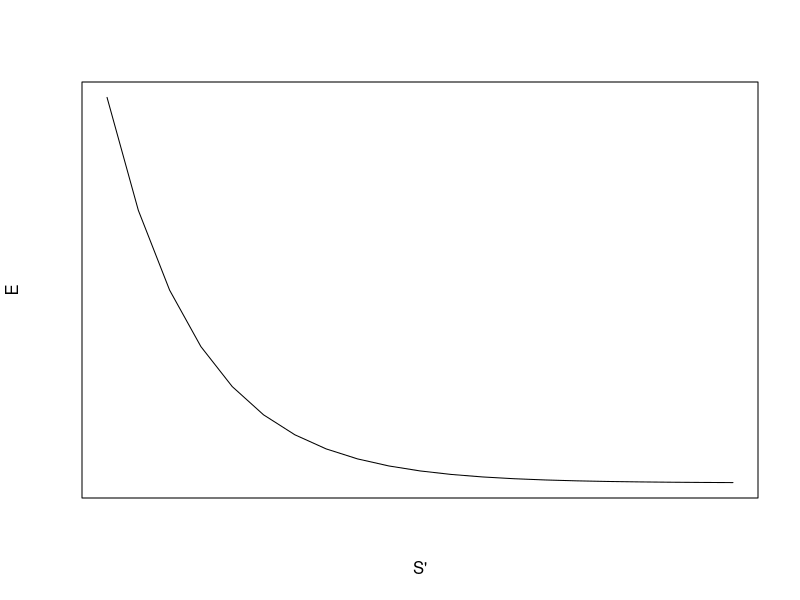

Generate this figure with R:
## ---- chunk 1
knitr::opts_chunk$set(echo = TRUE, warning = FALSE, message = FALSE)
library(dplyr)
library(ggplot2)
library(knitr)
library(readr)
set.seed(42)

## ---- chunk 2
sq <- as.vector(read.table("seq.txt")$V1)
## ---- chunk 3
bs <- read_csv("bs.csv")
## ---- chunk 4
sample_n(bs, 12) %>% 
  dplyr::select(Description, `E value`, `Per. Ident`, `Query Cover`) %>%
  dplyr::arrange(`E value`) %>%
  kable()

## ---- chunk 5
S <- seq(0, 10, by = 0.5)
E <- 2^-S
plot(E ~ S, xlab = "S'", type = "l", yaxt = "n", xaxt= "n")
